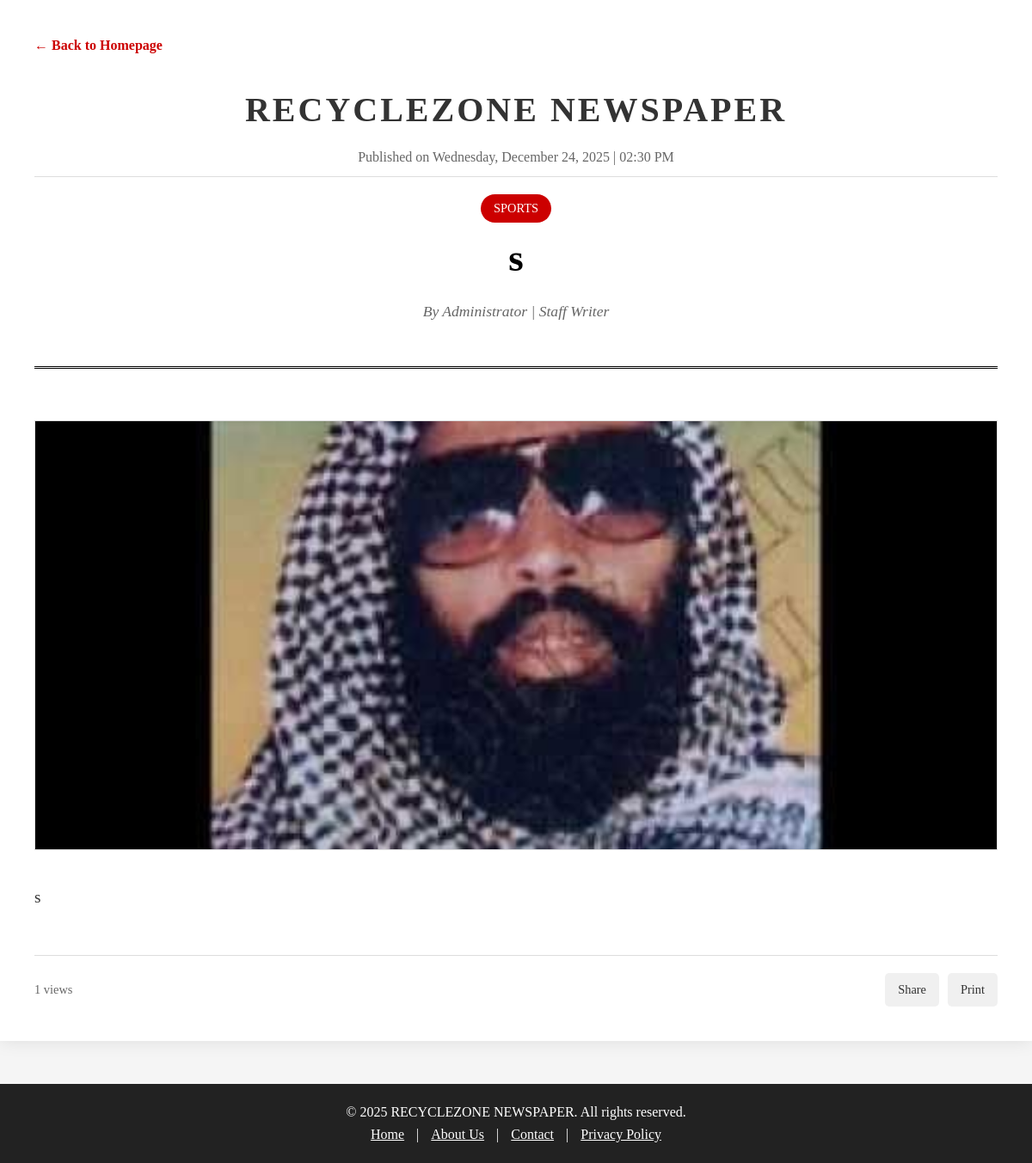
Screenshot of /article.php?id=8 (signed in) with the database file from the repository.
### tables this page shows
CREATE TABLE `articles` (
  `id` int(11) NOT NULL,
  `title` varchar(255) NOT NULL,
  `slug` varchar(255) DEFAULT NULL,
  `excerpt` text DEFAULT NULL,
  `content` longtext DEFAULT NULL,
  `category_id` int(11) DEFAULT NULL,
  `author` varchar(100) DEFAULT NULL,
  `featured_image` varchar(255) DEFAULT NULL,
  `is_featured` tinyint(1) DEFAULT 0,
  `is_breaking` tinyint(1) DEFAULT 0,
  `views` int(11) DEFAULT 0,
  `published_at` timestamp NOT NULL DEFAULT current_timestamp(),
  `status` enum('draft','published') DEFAULT 'published'
);

CREATE TABLE `categories` (
  `id` int(11) NOT NULL,
  `name` varchar(100) NOT NULL,
  `slug` varchar(100) DEFAULT NULL,
  `created_at` timestamp NOT NULL DEFAULT current_timestamp()
);

### article.php (the view, shortened to what this page needs)
<?php
require_once 'config.php';
$id = intval($_GET['id']);
mysqli_query($conn, "UPDATE articles SET views = views + 1 WHERE id = $id");
$query = "SELECT a.*, c.name as category_name
          FROM articles a
          LEFT JOIN categories c ON a.category_id = c.id
          WHERE a.id = $id AND a.status = 'published'";
$result = mysqli_query($conn, $query);
$article = mysqli_fetch_assoc($result);
?>
<!DOCTYPE html>
<html lang="en">
<head>
</head>
<body>
    <div class="newspaper-container">
        <a href="index.php" class="back-home">← Back to Homepage</a>
        <div class="header">
            <div class="newspaper-title"><?php echo SITE_TITLE; ?></div>
            <div class="article-meta">
                Published on <?php echo date('l, F j, Y', strtotime($article['published_at'])); ?>
                | <?php echo date('h:i A', strtotime($article['published_at'])); ?>
            </div>
            <?php if ($article['category_name']): ?>
                <div class="category-badge"><?php echo $article['category_name']; ?></div>
            <?php endif; ?>
            <h1 class="article-title">
                <?php echo htmlspecialchars($article['title']); ?>
            </h1>
            <div class="byline">
                By <?php echo htmlspecialchars($article['author']); ?> |
                Staff Writer
            </div>
        </div>
        <?php if (!empty($article['featured_image'])): ?>
            <?php
            $image_path = $article['featured_image'];
            if (!filter_var($image_path, FILTER_VALIDATE_URL)) {
                if (file_exists($image_path)) {
                    $image_src = $image_path;
                } elseif (file_exists('../' . $image_path)) {
                    $image_src = '../' . $image_path;
                } else {
                    $image_src = 'https://via.placeholder.com/800x400?text=Image+Not+Found';
                }
            } else {
                $image_src = $image_path;
            }
            ?>
            <img src="<?php echo $image_src; ?>" alt="<?php echo htmlspecialchars($article['title']); ?>" class="featured-image">
        <?php else: ?>
        <?php endif; ?>
        <div class="article-content">
            <?php
            $content = nl2br(htmlspecialchars($article['content']));
            echo $content;
            ?>
        </div>
        <div class="article-footer">
            <div class="view-count">
                <?php echo number_format($article['views'] + 1); ?> views
            </div>
            <div class="share-buttons">
                <a href="https://<?php echo $_SERVER['HTTP_HOST'] . $_SERVER['REQUEST_URI']; ?>" class="share-btn">Share</a>
                <a onclick="javascript:window.print()" class="share-btn">Print</a>
            </div>
        </div>
    </div>
    <div class="footer">
        <p>&copy; <?php echo date('Y'); ?> <?php echo SITE_TITLE; ?>. All rights reserved.</p>
        <p>
            <a href="index.php" style="color: white; margin: 0 10px;">Home</a> |
            <a href="#" style="color: white; margin: 0 10px;">About Us</a> |
            <a href="#" style="color: white; margin: 0 10px;">Contact</a> |
            <a href="#" style="color: white; margin: 0 10px;">Privacy Policy</a>
        </p>
    </div>
</body>
</html>

### article.php (style rules this page uses)
* { margin: 0; padding: 0; box-sizing: border-box; }
body { font-family: 'Times New Roman', serif; background-color: #f5f5f5; color: #333; line-height: 1.6; }
.newspaper-container { max-width: auto; margin: 0 auto; background: white; box-shadow: 0 0 20px rgba(0, 0, 0, 0.1); padding: 40px; }
.header { border-bottom: 3px double #000; padding-bottom: 20px; margin-bottom: 30px; text-align: center; }
.newspaper-title { font-size: 2.5rem; font-weight: bold; text-transform: uppercase; letter-spacing: 3px; margin-bottom: 10px; }
.article-meta { color: #666; font-size: 1rem; margin-bottom: 20px; padding-bottom: 10px; border-bottom: 1px solid #ddd; }
.category-badge { background: #c00; color: white; padding: 5px 15px; border-radius: 20px; font-size: 0.9rem; text-transform: uppercase; display: inline-block; margin-bottom: 15px; }
.article-title { font-size: 2.8rem; font-weight: bold; line-height: 1.2; margin-bottom: 20px; color: #000; }
.byline { font-style: italic; color: #666; margin-bottom: 30px; font-size: 1.1rem; }
.featured-image { width: 100%; max-height: 500px; object-fit: cover; margin: 30px 0; border: 1px solid #ddd; }
.article-content { font-size: 1.2rem; line-height: 1.8; margin-bottom: 40px; }
.article-footer { margin-top: 50px; padding-top: 20px; border-top: 1px solid #ddd; display: flex; justify-content: space-between; align-items: center; }
.view-count { color: #666; font-size: 0.9rem; }
.share-buttons { display: flex; gap: 10px; }
.share-btn { background: #f0f0f0; color: #333; padding: 8px 15px; border-radius: 5px; text-decoration: none; font-size: 0.9rem; }
.back-home { display: inline-block; margin-bottom: 30px; color: #c00; text-decoration: none; font-weight: bold; }
.footer { background: #222; color: white; text-align: center; padding: 20px; margin-top: 50px; }

### rows the page displays
articles: published_at "Wednesday, December 24, 2025", published_at "02:30 PM", category.name "SPORTS", title "s", author "Administrator", featured_image (picture), content "s", $article['views'] + 1 "1"

### other values shown
SITE_TITLE "RECYCLEZONE NEWSPAPER"
